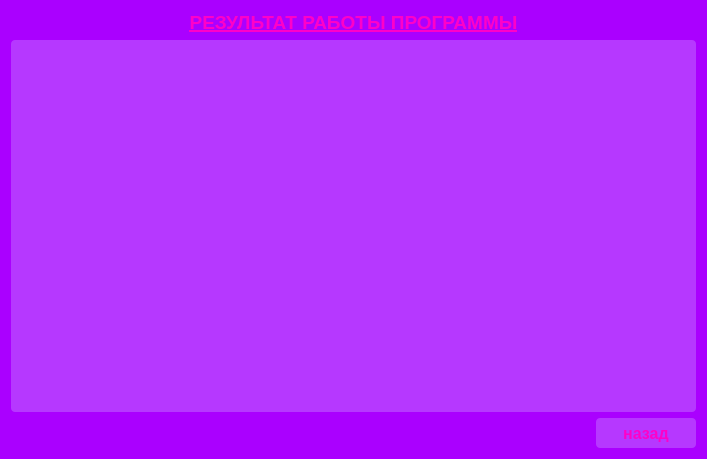
<?xml version="1.0" encoding="UTF-8"?>
<ui version="4.0">
 <class>Result</class>
 <widget class="QWidget" name="Result">
  <property name="windowModality">
   <enum>Qt::NonModal</enum>
  </property>
  <property name="geometry">
   <rect>
    <x>0</x>
    <y>0</y>
    <width>707</width>
    <height>459</height>
   </rect>
  </property>
  <property name="font">
   <font>
    <hintingpreference>PreferDefaultHinting</hintingpreference>
   </font>
  </property>
  <property name="contextMenuPolicy">
   <enum>Qt::DefaultContextMenu</enum>
  </property>
  <property name="acceptDrops">
   <bool>true</bool>
  </property>
  <property name="windowTitle">
   <string>Result</string>
  </property>
  <property name="windowIcon">
   <iconset resource="sss.qrc">
    <normaloff>:/icons/comp.jpg</normaloff>:/icons/comp.jpg</iconset>
  </property>
  <property name="layoutDirection">
   <enum>Qt::LeftToRight</enum>
  </property>
  <property name="autoFillBackground">
   <bool>false</bool>
  </property>
  <property name="styleSheet">
   <string notr="true">QWidget{
/*background-image: url(:/icons/fon.png);
background-position: center center;
background-repeat: no-repeat;*/
background-color: rgb(170, 0, 255);
}</string>
  </property>
  <layout class="QVBoxLayout" name="verticalLayout_2">
   <property name="sizeConstraint">
    <enum>QLayout::SetDefaultConstraint</enum>
   </property>
   <item>
    <layout class="QVBoxLayout" name="verticalLayout">
     <item>
      <widget class="QLabel" name="label">
       <property name="font">
        <font>
         <pointsize>14</pointsize>
         <bold>true</bold>
         <underline>true</underline>
        </font>
       </property>
       <property name="styleSheet">
        <string notr="true">QLabel {
	color: rgb(255, 0, 200);
}</string>
       </property>
       <property name="text">
        <string>РЕЗУЛЬТАТ РАБОТЫ ПРОГРАММЫ</string>
       </property>
       <property name="alignment">
        <set>Qt::AlignCenter</set>
       </property>
      </widget>
     </item>
     <item>
      <widget class="QTextEdit" name="textEdit">
       <property name="maximumSize">
        <size>
         <width>16777215</width>
         <height>700</height>
        </size>
       </property>
       <property name="font">
        <font>
         <family>10px</family>
         <pointsize>15</pointsize>
         <italic>false</italic>
         <bold>true</bold>
        </font>
       </property>
       <property name="cursor" stdset="0">
        <cursorShape>IBeamCursor</cursorShape>
       </property>
       <property name="styleSheet">
        <string notr="true">QTextEdit{
	font:bold, 10px;
	color:rgb(81, 255, 28);
	background-color: rgb(182, 56, 255);
	border-radius:4;
	placeholder-text-color: rgb(81, 255, 28);
	/*placeholder-text-font: bold, 10px;*/
}</string>
       </property>
       <property name="readOnly">
        <bool>true</bool>
       </property>
       <property name="html">
        <string>&lt;!DOCTYPE HTML PUBLIC &quot;-//W3C//DTD HTML 4.0//EN&quot; &quot;http://www.w3.org/TR/REC-html40/strict.dtd&quot;&gt;
&lt;html&gt;&lt;head&gt;&lt;meta name=&quot;qrichtext&quot; content=&quot;1&quot; /&gt;&lt;meta charset=&quot;utf-8&quot; /&gt;&lt;style type=&quot;text/css&quot;&gt;
p, li { white-space: pre-wrap; }
hr { height: 1px; border-width: 0; }
li.unchecked::marker { content: &quot;\2610&quot;; }
li.checked::marker { content: &quot;\2612&quot;; }
&lt;/style&gt;&lt;/head&gt;&lt;body style=&quot; font-family:'10px'; font-size:15pt; font-weight:700; font-style:normal;&quot;&gt;
&lt;p style=&quot;-qt-paragraph-type:empty; margin-top:0px; margin-bottom:0px; margin-left:0px; margin-right:0px; -qt-block-indent:0; text-indent:0px; font-weight:400;&quot;&gt;&lt;br /&gt;&lt;/p&gt;&lt;/body&gt;&lt;/html&gt;</string>
       </property>
      </widget>
     </item>
     <item>
      <layout class="QHBoxLayout" name="horizontalLayout_3">
       <item>
        <spacer name="horizontalSpacer">
         <property name="orientation">
          <enum>Qt::Horizontal</enum>
         </property>
         <property name="sizeHint" stdset="0">
          <size>
           <width>40</width>
           <height>20</height>
          </size>
         </property>
        </spacer>
       </item>
       <item alignment="Qt::AlignRight|Qt::AlignBottom">
        <widget class="QPushButton" name="pushButton">
         <property name="minimumSize">
          <size>
           <width>100</width>
           <height>30</height>
          </size>
         </property>
         <property name="maximumSize">
          <size>
           <width>100</width>
           <height>30</height>
          </size>
         </property>
         <property name="font">
          <font>
           <pointsize>12</pointsize>
           <bold>true</bold>
          </font>
         </property>
         <property name="cursor">
          <cursorShape>PointingHandCursor</cursorShape>
         </property>
         <property name="styleSheet">
          <string notr="true">QPushButton{
	/*color: rgb(81, 255, 28);*/
	color: rgb(255, 0, 200);
	background-color: rgb(182, 56, 255) ;
	border-radius:4;
}
QPushButton:hover{
	background-color: rgb(242, 101, 255)
}</string>
         </property>
         <property name="text">
          <string>назад</string>
         </property>
        </widget>
       </item>
      </layout>
     </item>
    </layout>
   </item>
  </layout>
 </widget>
 <resources>
  <include location="sss.qrc"/>
 </resources>
 <connections/>
</ui>
